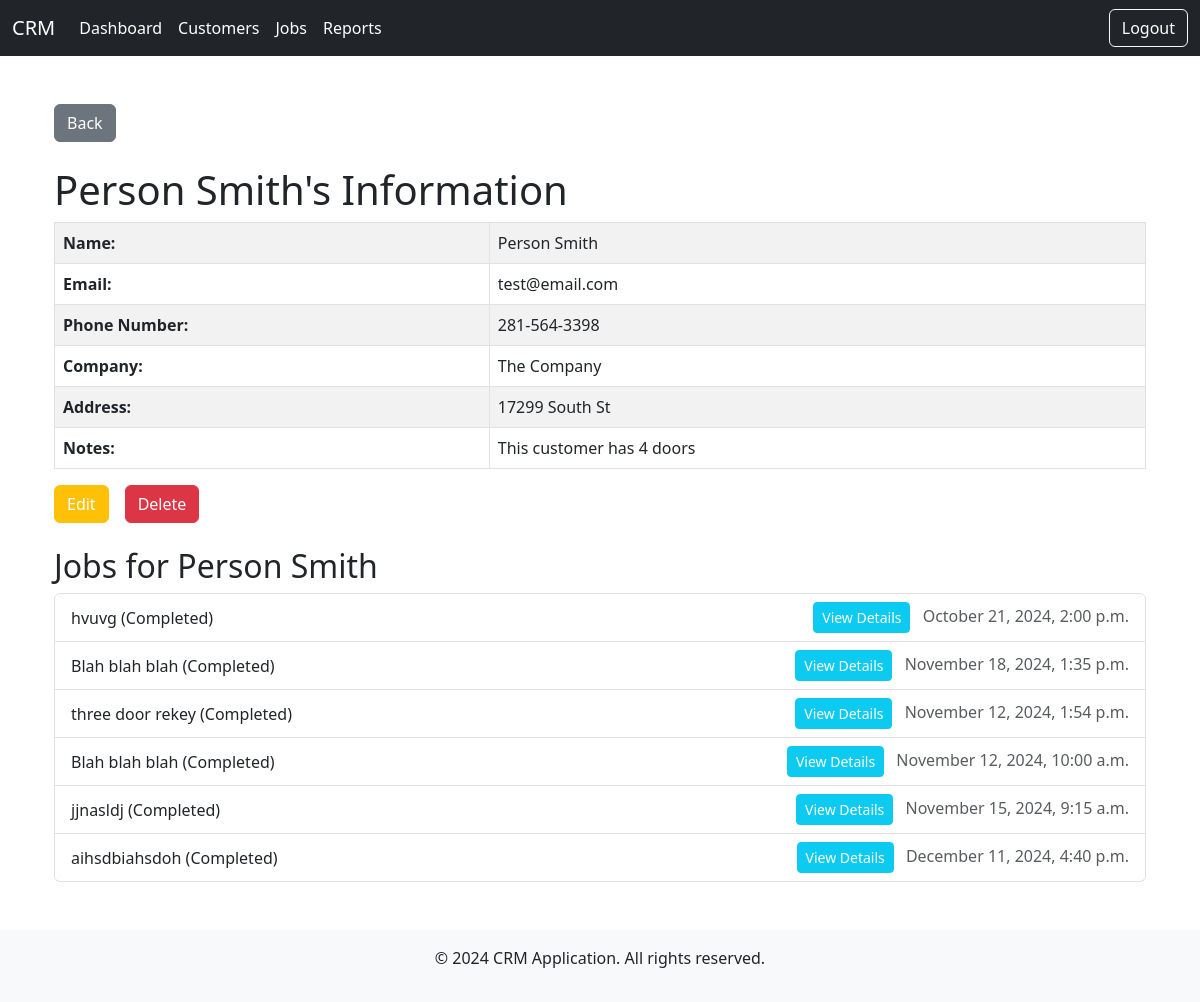
Page /customers/customers/10/ (signed in) on the committed database.
### customers/models.py (models this page shows, shortened)
class Customer(models.Model):
    team = models.ForeignKey(Team, related_name='customers', on_delete=models.CASCADE)
    name = models.CharField(max_length=255)
    email = models.EmailField()
    phone_number = models.CharField(max_length=20, blank=True, null=True)
    company = models.CharField(max_length=255, blank=True, null=True)
    address = models.CharField(max_length=255, blank=True, null=True)
    notes = models.TextField(blank=True, null=True)

### jobs/models.py (models this page shows, shortened)
class Job(models.Model):
    PRIORITY_CHOICES = [
        ('Low', 'Low'),
        ('Medium', 'Medium'),
        ('High', 'High'),
    ]
    STATUS_CHOICES = [
        ('Pending', 'Pending'),
        ('In Progress', 'In Progress'),
        ('Completed', 'Completed'),
        ('Cancelled', 'Cancelled'),
    ]
    customer = models.ForeignKey(Customer, related_name='jobs', on_delete=models.CASCADE)
    team_member = models.ForeignKey(TeamMember, related_name='jobs', on_delete=models.CASCADE)
    start_time = models.DateTimeField(default=timezone.now)
    job_description = models.TextField()
    priority = models.CharField(max_length=10, choices=PRIORITY_CHOICES)
    job_status = models.CharField(max_length=20, choices=STATUS_CHOICES, default='Pending')
    additional_notes = models.TextField(blank=True, null=True)

### customers/views.py (the view)
# urls.py: path('customers/<int:customer_id>/', views.customer_detail, name='customer_detail'),
@login_required
def customer_detail(request, customer_id):
    customer = get_object_or_404(Customer, id=customer_id)
    user = request.user
    team = customer.team  # Assuming `customer` has a ForeignKey to `team`
    jobs = Job.objects.filter(customer=customer)
    team_redirect(user, team.id)
    try:
        team_member = TeamMember.objects.get(team=team, user=user)
        access_level = team_member.access_level
    except TeamMember.DoesNotExist:
        access_level = 1  # If the user is not part of the team, set a default access level
    context = {
        'customer': customer,
        'access_level': access_level,  # Pass the access level to the template
        'jobs': jobs,
    }
    return render(request, 'customers/customer_detail.html', context)

### context_processors.py (called while the page is built, shortened)
def access_level_context(request):
    return {}

### teams/views.py (called while the page is built)
def team_redirect(user, team_id):
    try:
        user_team = TeamMember.objects.get(user=user).team
    except TeamMember.DoesNotExist:
        raise PermissionDenied("You are not a member of any team.")
    if user_team.id != team_id:
        raise PermissionDenied("Access denied. You cannot view resources from other teams.")

### customers/templates/customers/customer_detail.html (shortened to what this page needs)
{% extends "base.html" %}
{% block content %}
    <div class="container my-5">
        <a href="{% url 'customer_list' %}" class="btn btn-secondary mb-4">Back</a>
        <div class="customer-info mb-4">
            <h1>{{ customer.name }}'s Information</h1>
            <table class="table table-bordered table-striped">
                <tbody>
                    <tr>
                        <th>Name:</th>
                        <td>{{ customer.name }}</td>
                    </tr>
                    <tr>
                        <th>Email:</th>
                        <td>{{ customer.email }}</td>
                    </tr>
                    <tr>
                        <th>Phone Number:</th>
                        <td>{{ customer.phone_number }}</td>
                    </tr>
                    <tr>
                        <th>Company:</th>
                        <td>{{ customer.company }}</td>
                    </tr>
                    <tr>
                        <th>Address:</th>
                        <td>{{ customer.address }}</td>
                    </tr>
                    <tr>
                        <th>Notes:</th>
                        <td>{{ customer.notes }}</td>
                    </tr>
                </tbody>
            </table>
            <div class="d-flex justify-content-start">
                {% if access_level >= 2 %}
                    <a href="{% url 'edit_customer' customer.id %}" class="btn btn-warning me-3">Edit</a>
                {% endif %}
                {% if access_level >= 3 %}
                    <a href="{% url 'delete_customer' customer.id %}" class="btn btn-danger">Delete</a>
                {% endif %}
            </div>
        </div>
        <div class="jobs-section">
            <h2>Jobs for {{ customer.name }}</h2>
            <ul class="list-group">
                {% for job in jobs %}
                    <li class="list-group-item d-flex justify-content-between align-items-center">
                        <div>
                            {% if job.job_description|length > 50 %}
                                <span>{{ job.job_description|slice:"50" }}... ({{ job.job_status }})</span>
                            {% else %}
                                <span>{{ job.job_description }} ({{ job.job_status }})</span>
                            {% endif %}
                        </div>
                        <div>
                            <a href="{% url 'jobs:job_details' job.pk %}" class="btn btn-info btn-sm">View Details</a>
                            <span class="text-muted ms-2">{{ job.start_time|date:"F j, Y, g:i a" }}</span>
                        </div>
                    </li>
                {% empty %}
                    <li class="list-group-item">No jobs available for this customer.</li>
                {% endfor %}
            </ul>
        </div>
    </div>
{% endblock %}

### static/custom.css (style rules this page uses)
.navbar-brand, .nav-link, .btn { color: #ffffff !important; }

### rows in the picture
Customer: name "Person Smith", email "test@email.com", phone_number "281-564-3398", company "The Company", address "17299 South St", notes "This customer has 4 doors"
Job: job_description "hvuvg", job_status "Completed", start_time "October 21, 2024, 2:00 p.m."
Job: job_description "Blah blah blah", job_status "Completed", start_time "November 18, 2024, 1:35 p.m."
Job: job_description "three door rekey", job_status "Completed", start_time "November 12, 2024, 1:54 p.m."
Job: job_description "Blah blah blah", job_status "Completed", start_time "November 12, 2024, 10:00 a.m."
Job: job_description "jjnasldj", job_status "Completed", start_time "November 15, 2024, 9:15 a.m."
Job: job_description "aihsdbiahsdoh", job_status "Completed", start_time "December 11, 2024, 4:40 p.m."

### other values in the picture
{{ current_year|default:2024 }} "2024"
